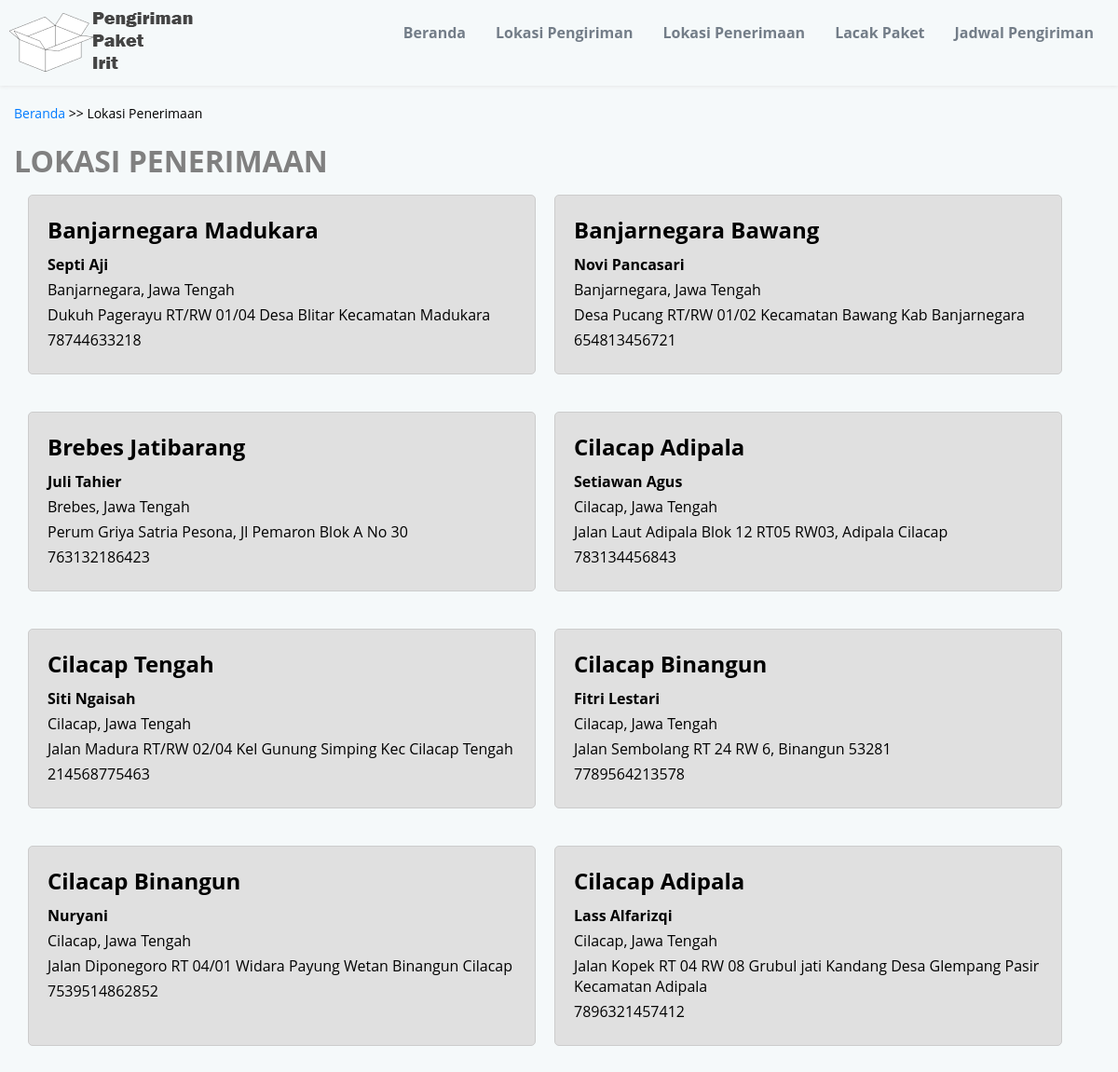
Screenshot of /lokasi-penerimaan/index.php with the database file from the repository.
### tables this page shows
CREATE TABLE `penerimaan` (
  `id` int(11) NOT NULL,
  `wilayah_agen` varchar(255) NOT NULL,
  `nama_agen` varchar(255) NOT NULL,
  `lokasi` text NOT NULL,
  `alamat_jalan` text NOT NULL,
  `kontak` varchar(20) NOT NULL
);

### lokasi-penerimaan/index.php (the view, shortened to what this page needs)
<?php
$conn = require "config/koneksi_db.php";
?>
<!DOCTYPE html>
<html lang="en">
<head>
    <link rel="stylesheet" href="assets/css/style.css">
    <link rel="stylesheet" href="assets/css/index.css">
</head>
<body>
    <?php include("part/topbar.php") ?>
    <div class="breadcrumb-wrapper">
        <a href="home.php">Beranda</a> &gt;&gt; Lokasi Penerimaan
    </div>
    <div class="content-wrapper">
        <h1>LOKASI PENERIMAAN</h1>
        <div class="container-wrapper">
            <?php
            $branchQuery = "SELECT * FROM `penerimaan`";
            $result = $conn->query($branchQuery);
            if ($result->num_rows > 0) {
                while ($row = $result->fetch_assoc()) {
                    $wilayah_agen = isset($row["wilayah_agen"]) ? $row["wilayah_agen"] : 'N/A';
                    $nama_agen = isset($row["nama_agen"]) ? $row["nama_agen"] : 'N/A';
                    $lokasi = isset($row["lokasi"]) ? $row["lokasi"] : 'N/A';
                    $alamat_jalan = isset($row["alamat_jalan"]) ? $row["alamat_jalan"] : 'N/A';
                    $kontak = isset($row["kontak"]) ? $row["kontak"] : 'N/A';
                    echo "<div class='branch-container'>
                            <h2>$wilayah_agen</h2>
                            <p><strong>$nama_agen</strong></p>
                            <p>$lokasi</p>
                            <p>$alamat_jalan</p>
                            <p>$kontak</p>
                        </div>";
                }
            } else {
                echo "No branches found";
            }
            ?>
        </div>
    </div>
</body>
</html>

### lokasi-penerimaan/part/topbar.php
<nav>
    <div class="menu-wrapper">
        <div class="logo"><a href="http://localhost/pengiriman_paket"><img src="assets/images/Logo.png" alt="Logo Pengiriman Barang"></a></div>
        <div class="menu">
            <ul>
                    <li><a href="http://localhost/pengiriman_paket">Beranda</a></li>
                    <li><a href="http://localhost/pengiriman_paket/lokasi-pengiriman">Lokasi Pengiriman</a></li>
                    <li><a href="http://localhost/pengiriman_paket/lokasi-penerimaan">Lokasi Penerimaan</a></li>
                    <li><a href="http://localhost/pengiriman_paket/lacak-paket">Lacak Paket</a></li>
                    <li><a href="http://localhost/pengiriman_paket/jadwal-pengiriman">Jadwal Pengiriman</a></li>
            </ul>
        </div>
    </div>
</nav>

### lokasi-penerimaan/assets/css/style.css (style rules this page uses)
* { text-decoration: none; margin: 0px; padding: 0px; }
body { margin: 0px; padding: 0px; font-family: 'Open Sans', sans-serif; position: relative; background-color: #f5f9fa; height: 100%; }
h1 { color: gray; }
nav { width: 100%; margin: auto; display: flex; background-color: #f5f9fa; }
nav ul { list-style-type: none; margin: 0; padding: 0; overflow: hidden; }
nav ul li { float: left; }
nav ul li a { color: #737D88; font-weight: bold; text-align: center; padding: 0px 16px; text-decoration: none; }
nav .menu-wrapper { width: 100%; margin: auto; position: relative; padding: 10px; box-shadow: 0 0 5px #dedede; }
nav .menu { float: right; line-height: 50px; }
.logo a { float: left; display: inline-block; }
.breadcrumb-wrapper { margin: 20px 15px; font-size: 14px; }
.breadcrumb-wrapper a { color: #007BFF; text-decoration: none; }
.content-wrapper { margin: 20px 15px; }

### lokasi-penerimaan/assets/css/index.css (style rules this page uses)
.container-wrapper { display: flex; flex-wrap: wrap; gap: 20px; margin: 15px; }
.branch-container { width: calc(45% - 10px); background-color: #e0e0e0; padding: 20px; border-radius: 5px; margin-bottom: 20px; border: 1px solid #ccc; }
.branch-container h2 { margin-top: 0; margin-bottom: 10px; }
.branch-container p { margin: 5px 0; }

### rows the page displays
penerimaan: wilayah_agen "Banjarnegara Madukara", nama_agen "Septi Aji", lokasi "Banjarnegara, Jawa Tengah", alamat_jalan "Dukuh Pagerayu RT/RW 01/04 Desa Blitar Kecamatan Madukara", kontak "78744633218"
penerimaan: wilayah_agen "Banjarnegara Bawang", nama_agen "Novi Pancasari", lokasi "Banjarnegara, Jawa Tengah", alamat_jalan "Desa Pucang RT/RW 01/02 Kecamatan Bawang Kab Banjarnegara", kontak "654813456721"
penerimaan: wilayah_agen "Brebes Jatibarang", nama_agen "Juli Tahier", lokasi "Brebes, Jawa Tengah", alamat_jalan "Perum Griya Satria Pesona, Jl Pemaron Blok A No 30", kontak "763132186423"
penerimaan: wilayah_agen "Cilacap Adipala", nama_agen "Setiawan Agus", lokasi "Cilacap, Jawa Tengah", alamat_jalan "Jalan Laut Adipala Blok 12 RT05 RW03, Adipala Cilacap", kontak "783134456843"
penerimaan: wilayah_agen "Cilacap Tengah", nama_agen "Siti Ngaisah", lokasi "Cilacap, Jawa Tengah", alamat_jalan "Jalan Madura RT/RW 02/04 Kel Gunung Simping Kec Cilacap Tengah", kontak "214568775463"
penerimaan: wilayah_agen "Cilacap Binangun", nama_agen "Fitri Lestari", lokasi "Cilacap, Jawa Tengah", alamat_jalan "Jalan Sembolang RT 24 RW 6, Binangun 53281", kontak "7789564213578"
penerimaan: wilayah_agen "Cilacap Binangun", nama_agen "Nuryani", lokasi "Cilacap, Jawa Tengah", alamat_jalan "Jalan Diponegoro RT 04/01 Widara Payung Wetan Binangun Cilacap", kontak "7539514862852"
penerimaan: wilayah_agen "Cilacap Adipala", nama_agen "Lass Alfarizqi", lokasi "Cilacap, Jawa Tengah", alamat_jalan "Jalan Kopek RT 04 RW 08 Grubul jati Kandang Desa Glempang Pasir Kecamatan Adipala", kontak "7896321457412"
